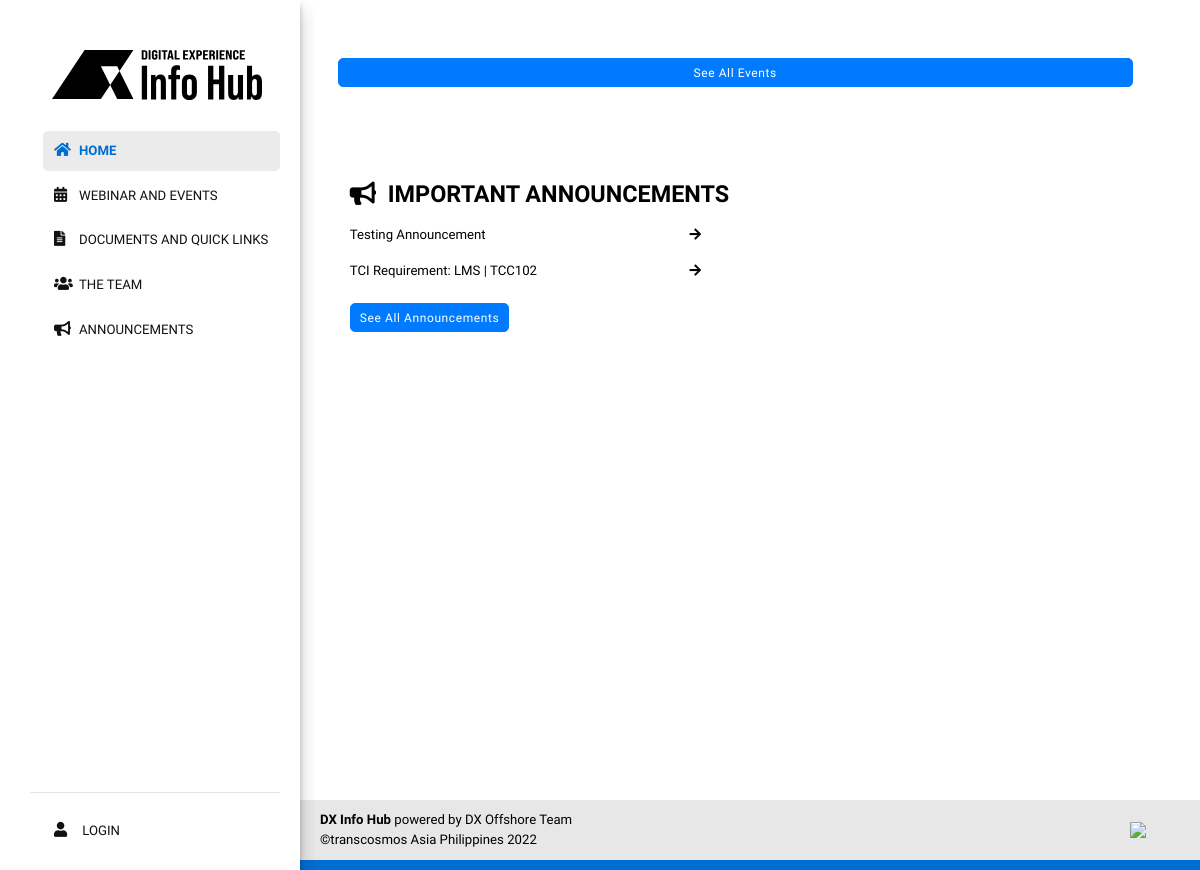
Before: / with the older database file.
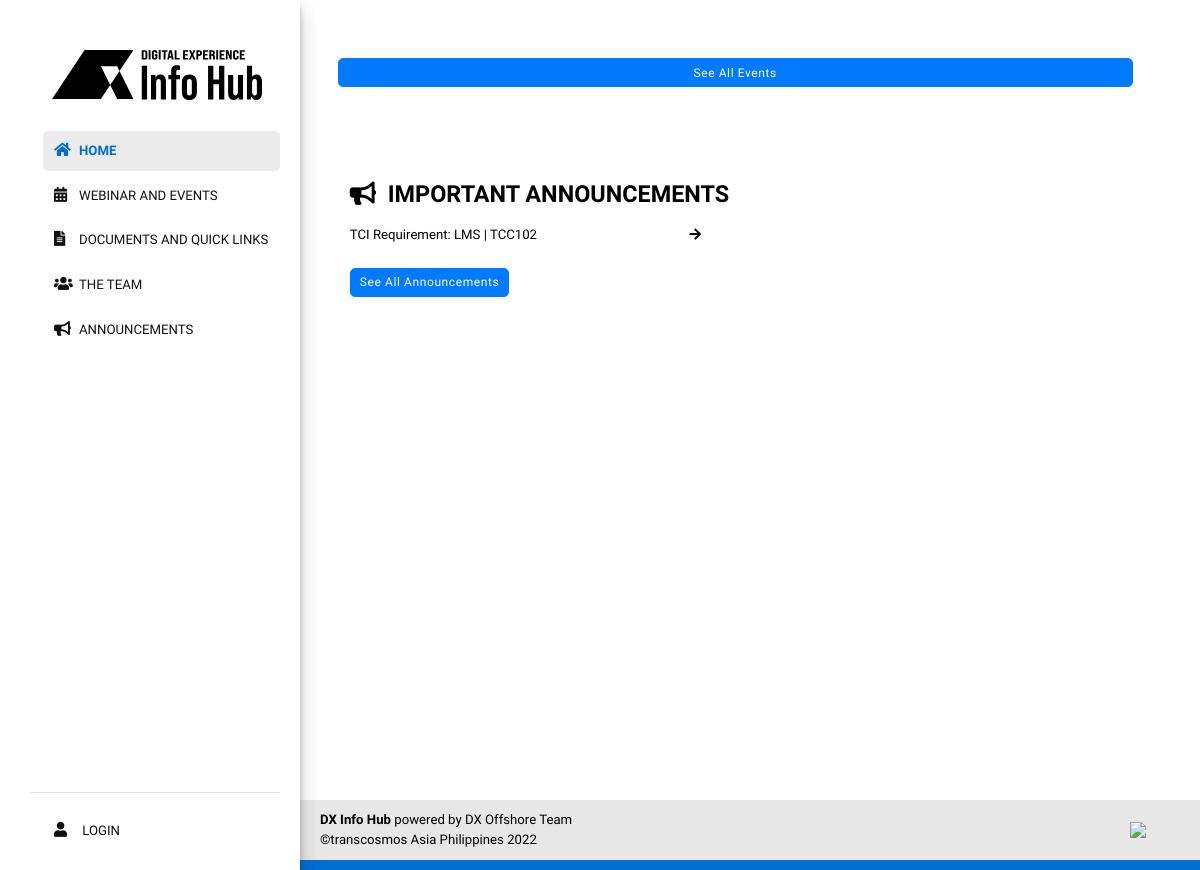
After: the same page with the newer database file.
### tables this page shows
CREATE TABLE `announcements` (
  `id` int(255) UNSIGNED NOT NULL,
  `user_id` int(255) NOT NULL,
  `announcements_title` varchar(255) NOT NULL DEFAULT '',
  `announcements_details` text NOT NULL,
  `announcements_img` varchar(255) NOT NULL,
  `announcements_count` int(1) NOT NULL DEFAULT 0,
  `date_edit` varchar(255) NOT NULL,
  `date_created` varchar(255) DEFAULT NULL,
  `announcements_status` int(255) NOT NULL,
  `temp_del` int(11) NOT NULL DEFAULT 0,
  `timestamp` timestamp NOT NULL DEFAULT current_timestamp() ON UPDATE current_timestamp()
);

### index.php (the view, shortened to what this page needs)
<?php
require($_SERVER['DOCUMENT_ROOT'].'/includes/config.php');
?>
<!DOCTYPE html>
<html lang="en">
    <head>
        <?php require($_SERVER['DOCUMENT_ROOT'].'/includes/common/links.php');  ?>
    </head>
  <body id="home">
    <div class="container" style="min-height:100vh;">
        <div class="col-3 col-s-3 menu">
            <?php require($_SERVER['DOCUMENT_ROOT'].'/includes/common/parent-sidebar.php');  ?>
        </div>
        <section class="main-area col-s-9 d-column mb-5 pl-5" >
            <div class="clearfix mb-2">
            </div>
            <a href="/o-webinar-and-events" class="btn btn-block btn-primary">See All Events</a>
        </section>
        <section class="main-area col-s-9 d-column mb-5 pl-5" >
            <div class="announcement mb-5">
                <h2 class="mb-3">
                    <span><i class="fa fa-bullhorn"></i>&nbsp; IMPORTANT ANNOUNCEMENTS</span>
                </h2>
                <div class="announcement-row">
                    <ul class="w-50">
                    <?php
                    $sql = $pdo->prepare("SELECT * FROM announcements WHERE announcements_status = 0 ORDER BY id DESC LIMIT 4");
                    $sql->execute();
                    $row = $sql->fetchAll(PDO::FETCH_ASSOC);
                    foreach($row as $key => $data) {
                        if($data['announcements_status'] != 2) {
                            if($data['id'] != 0) {
                                echo '<li class="moving-left">';
                                    echo '<a href="/o-announcements" style="padding: 0 10px 0 0">';
                                        echo  '<span  class="d-inline-block text-truncate" style="max-width: 300px;">' . $data['announcements_title'] .'</span>';
                                        echo '<i class="fa fa-arrow-right" id="fa" aria-hidden="true"></i>';
                                    echo '</a>';
                                echo '</li>';
                            }
                        }
                    }
                    ?>
                    </ul>
                </div>
                <a href="/o-announcements" class="btn btn-primary">See All Announcements</a>
            </div>
        </section>
    </div>
    <?php require($_SERVER['DOCUMENT_ROOT'].'/includes/common/parent-footer.php');  ?>
    </body>
</html>

Changed rows visible on the page:
no longer on this page (row edited): announcements: announcements_title "Testing Announcement"
